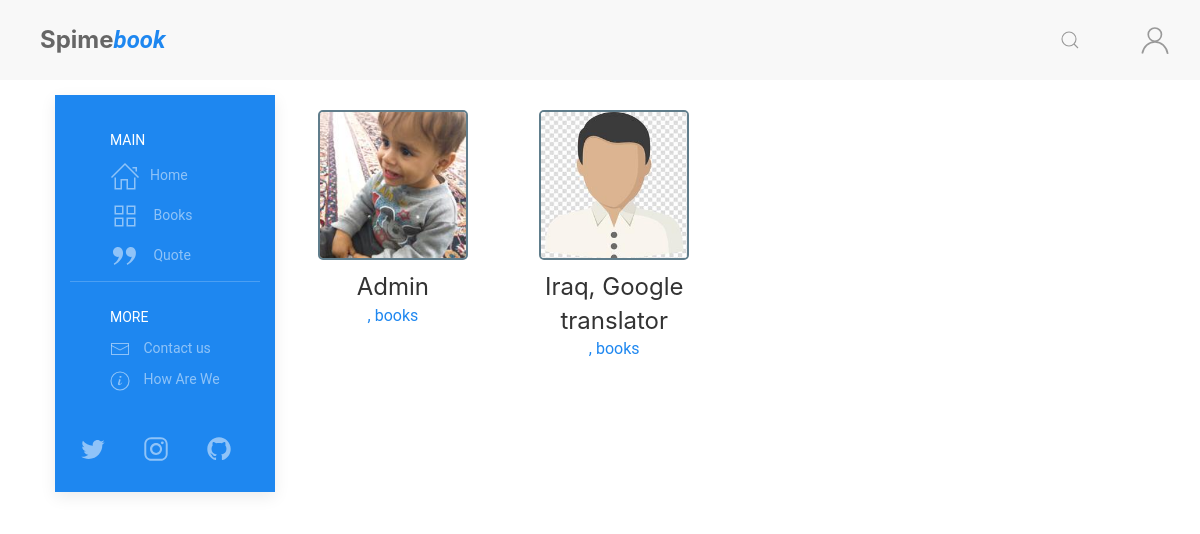
Before: /authors/ with the older database file.
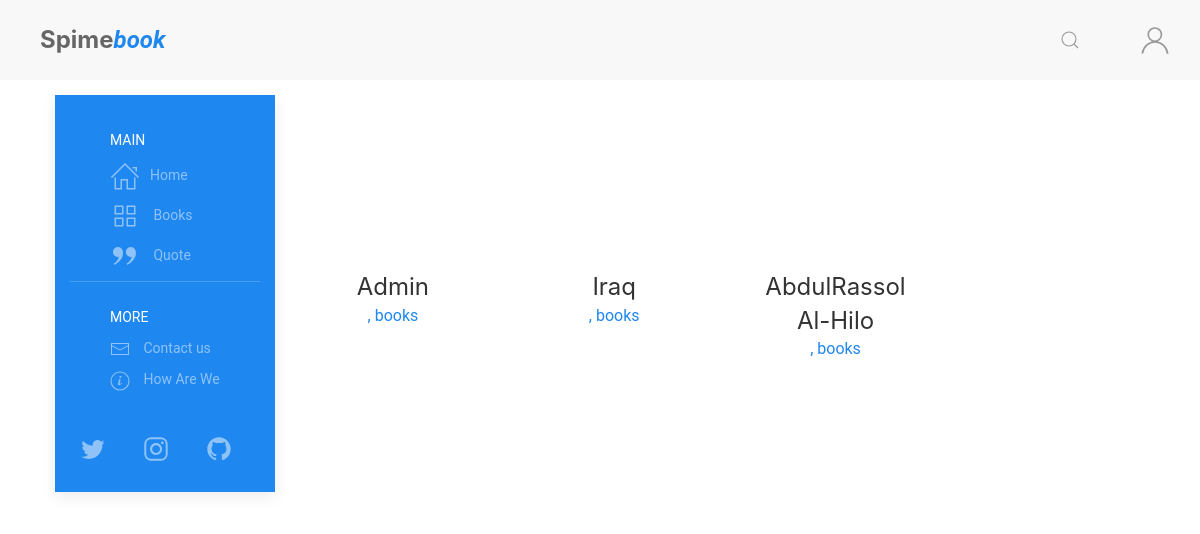
After: the same page with the newer database file.
### authors/models.py (models this page shows, shortened)
class EN(models.Model):
    lang = models.CharField(max_length=2, default='en', auto_created='en')
    author = models.OneToOneField(
        Author, on_delete=models.CASCADE, verbose_name='Author')
    name = models.CharField(max_length=255, null=True,
                            blank=True, verbose_name='Author Name')
    short = models.CharField(max_length=255, null=True,
                             blank=True, verbose_name='Short')
    author_Bio = models.TextField(
        null=True, blank=True, verbose_name='Author Bio')
    class Meta:
        verbose_name = _("English Translation)")
        verbose_name_plural = _("English Translation")
    def __str__(self):
        if self.name is None:
            return translator.translate(self.author.title).text
        else:
            return self.name

class Author(models.Model):
    title = models.CharField(max_length=255)
    Author_Image = models.ImageField(
        upload_to='author/images', default='author.jpg')
    born_date = models.DateField(default=timezone.now)

### authors/views.py (the view)
# urls.py: path('', views.authors, name='a-authors'),
def authors(request):
    lang = get_lang(request)
    authors_list = eval(f"{lang.upper()}.objects.all()")
    page = request.GET.get('page', 1)
    paginator = Paginator(authors_list, 20)
    try:
        authors = paginator.page(page)
    except PageNotAnInteger:
        authors = paginator.page(1)
    except EmptyPage:
        authors = paginator.page(paginator.num_pages)
    context = {
        'title': _('Authors, Spimebook'),
        'authors': authors,
    }
    response = render(request, 'authors/index.html', context)
    return response

### authors/views.py (called while the page is built)
def get_lang(request):
    if request.user.is_authenticated:
        lang = request.user.profile.lang
    else:
        lang = get_language_from_request(request)
        for tu in settings.LANGUAGES:
            if lang in tu:
                break
            else:
                lang = 'en'
    return lang

### posts/templatetags/posts_extra.py (called while the page is built)
@register.inclusion_tag('posts/costumtags/infinite_scroll_js.html')
def infinite_scroll_js():
    context = {
    }
    return context

### authors/templates/authors/index.html (shortened to what this page needs)
{% extends "posts/base.html" %}
{% load static %}
{% load i18n %}
{% load posts_extra %}
{% block content %}
<div class="books uk-grid-small uk-child-width-auto uk-text-center article-feed" uk-grid>
    {% for author in authors %}
    <div class="uk-width-1-2@s uk-width-1-3@m uk-width-1-4@l article">
        <a href="{% url 'author' author.id author.author.title %}">
            <div class="uk-padding-small">
                <div class="uk-card-media-top">
                    <img class="uk-border-rounded profile-img" data-src="{{ author.author.Author_Image.url }}" width="125px"
                        height="190px" alt="" uk-img>
                </div>
                <div class="uk-card-body uk-padding-remove">
                    <h5 class="uk-card-title uk-margin-small-top uk-margin-remove-bottom">{{author}}
                    </h5>
                    <span>{{book.readed}}, books</span>
                </div>
            </div>
        </a>
    </div>
    {% endfor %}
</div>
{% endblock content %}

Changed rows visible on the page:
changed EN: name "Iraq, Google translator" → "Iraq"
added EN: name "AbdulRassol Al-Hilo"
